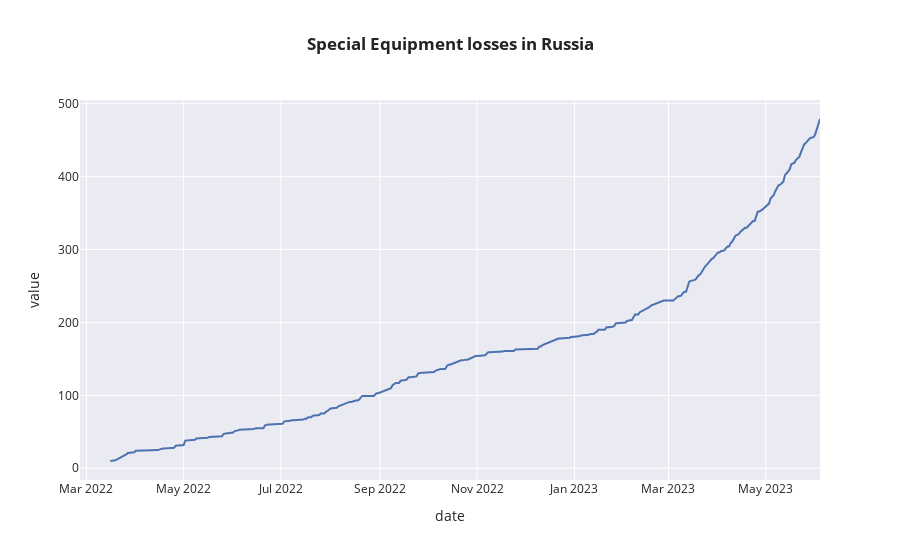

Notebook source saved alongside this figure:
### Code cell
fig=px.line(df2,x='date',y=['special equipment'],template='seaborn',title='<b>Special Equipment losses in Russia')
fig.update_traces(showlegend=False)
fig.show()

### Figure 1 — Plotly figure (JSON) as saved in the notebook; plotly's stock layout.template omitted (floating-point values rounded to 4 significant figures; data arrays with more than 128 entries replaced by an {"elided": "..."} marker saying what was removed)
{"data": [{"hovertemplate": "variable=special equipment<br>date=%{x}<br>value=%{y}<extra></extra>", "legendgroup": "special equipment", "line": {"color": "rgb(76,114,176)", "dash": "solid"}, "marker": {"symbol": "circle"}, "mode": "lines", "name": "special equipment", "orientation": "v", "showlegend": false, "type": "scatter", "x": {"elided": "465 str values"}, "xaxis": "x", "y": {"elided": "465 int values"}, "yaxis": "y"}], "layout": {"legend": {"title": {"text": "variable"}, "tracegroupgap": 0}, "title": {"text": "<b>Special Equipment losses in Russia"}, "xaxis": {"anchor": "y", "domain": [0, 1], "title": {"text": "date"}}, "yaxis": {"anchor": "x", "domain": [0, 1], "title": {"text": "value"}}}}
